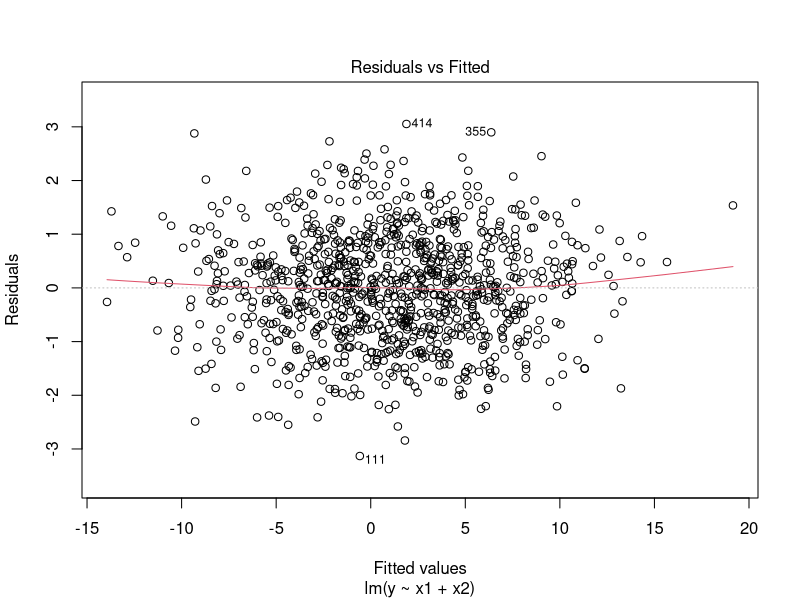
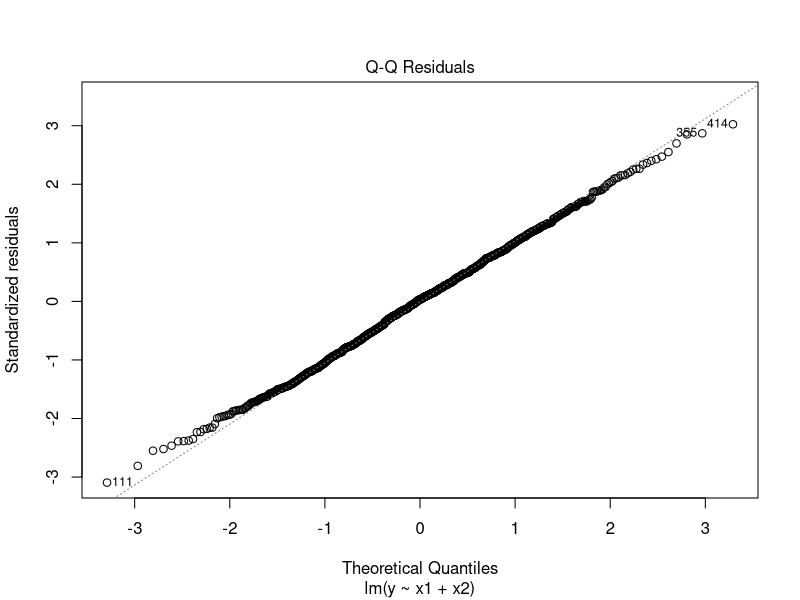
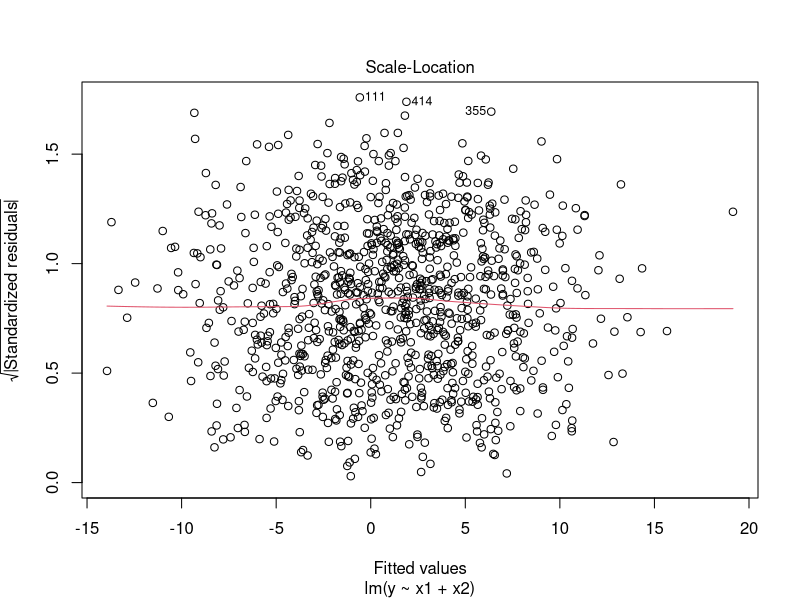
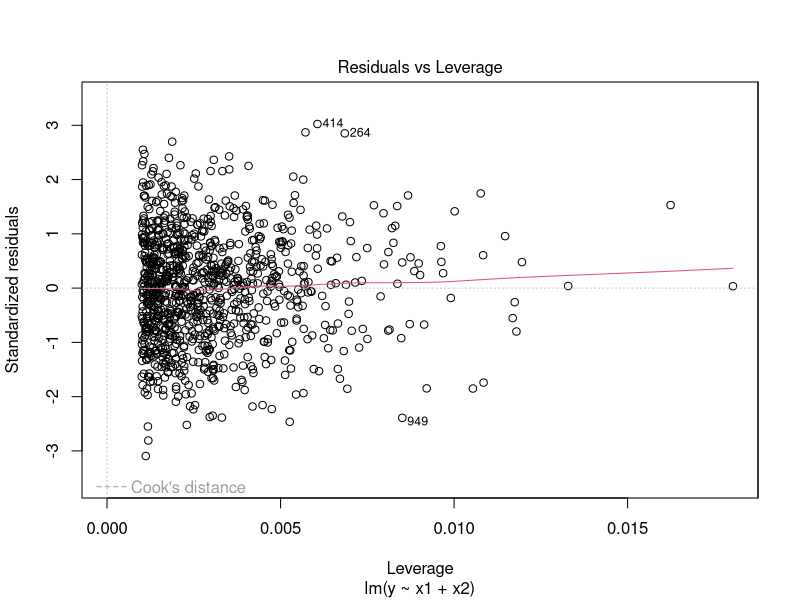

Source code (R) for these figures, in order:
## ---- chunk 1
set.seed(1234)
N = 1000 # sample size
## ---- chunk 2
x1 <- rnorm(N)
x2 <- rnorm(N, 0,5)
epsilon <- rnorm(N)

y = 1 + x1 + x2 + epsilon
## ---- chunk 3
fit <- lm(y ~ x1 + x2)
fit$coefficients
## ---- chunk 4
sum(fit$residuals)
## ---- chunk 5
x1 %*% fit$residuals
## ---- chunk 6
x2 %*% fit$residuals
## ---- chunk 7
sum(epsilon)
## ---- chunk 8
x1 %*% epsilon
## ---- chunk 9
x2 %*% epsilon
## ---- chunk 10
fit_aux = lm(x1 ~ x2)
fit_aux$coefficients
## ---- chunk 11
fit2 = lm(y ~ fit_aux$residuals + 0)
fit2$coefficients
## ---- chunk 12


sigma_hat = sum(sqrt(fit$residuals ** 2)) / (N-3)



# Auxiliary Regression of regressing X1 on constant and X2

x0 = matrix(rep(1, N), nrow = N)

X = matrix(cbind(x0, x1, x2), ncol=3)
beta = fit$coefficients

gamma_hat = solve(t(X[,c(1,3)]) %*% X[,c(1,3)]) %*% (t(X[,c(1,3)]) %*% y)
v1_hat = X[,2] - X[,c(1,3)] %*% gamma_hat


denom = sqrt(sigma_hat **2 / (t(v1_hat) %*% v1_hat))
numer = beta[2] - 0

numer / denom


sqrt(diag(sigma_hat ** 2 / (t(X) %*% X)))
## ---- chunk 13
i = 2
y_i = matrix(y, nrow=N)
y_i = y_i[-i,]
X_i = X
X_i <- X_i[-i,]

x1_i = x1[-i]
x2_i = x2[-i]

model_no_i = lm(y_i ~ x1_i + x2_i)
model_no_i$coefficients
model_no_i$coefficients - beta

# Plots below will show most influential data points
plot(fit)
